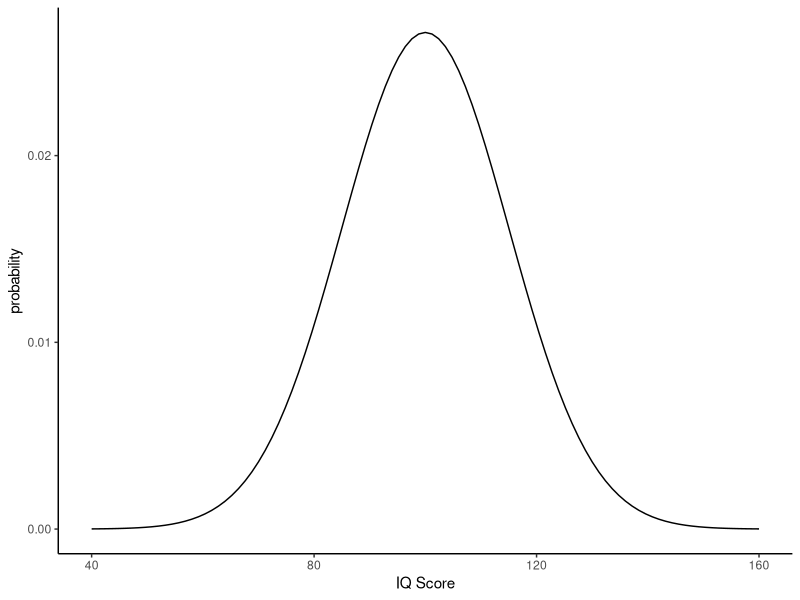
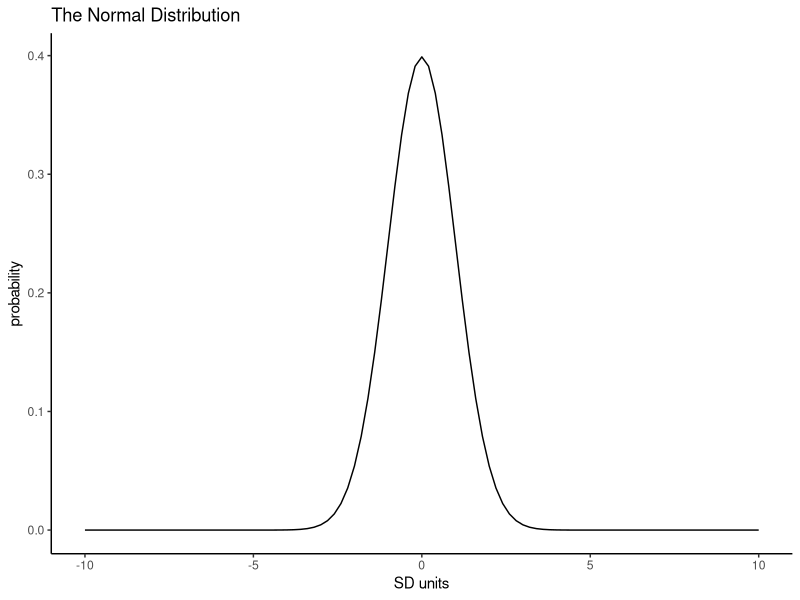

Write R code to recreate these figures, in order.
## ---- chunk 1

library(tidyverse)

IQ_data <- tibble(IQ_range = c(40, 160))

ggplot(IQ_data, aes(IQ_range)) + 
  stat_function(fun = dnorm, args = list(mean = 100, sd = 15)) +
  labs(x = "IQ Score", y = "probability") +
  theme_classic()
## ---- chunk 2
ND_data <- tibble(ND_range = seq(-10,10,0.05))

ggplot(ND_data, aes(ND_range)) + 
  stat_function(fun = dnorm, args = list(mean = 0, sd = 1)) +
  labs(x = "SD units", y = "probability", title = "The Normal Distribution") +
  theme_classic()
## ---- chunk 3
pnorm(190, 170, 7, lower.tail = FALSE)
## ---- chunk 4
pnorm(185, 170, 7, lower.tail = FALSE)
## ---- chunk 5
qnorm(0.95, 100, 15, lower.tail = TRUE)
## ---- chunk 6
pnorm(105, 100, 15, lower.tail = FALSE) - 
  pnorm(110, 100, 15, lower.tail = FALSE)
## ---- chunk 7
set.seed(1409)
## ---- chunk 8
t1 <- 3/4
t1 <- .75
## ---- chunk 9
t2 <- (1/4) * (1/4) * (1/4) * (1/4)
t2 <- .004
## ---- chunk 10
t3 <- (1/4) * (1/3) * (1/2) * (0/1)
t3 <- 0
## ---- chunk 11
t4 <- dbinom(17, 100, 1/4)
## ---- chunk 12
t5 <- pbinom(29, 100, 1/4, lower.tail = FALSE)
t5 <- dbinom(30:100, 100, 1/4) %>% sum()
## ---- chunk 13
t6 <- replicate(10000, sample(0:1, 100, TRUE, c(.5,.5)) %>% sum())
## ---- chunk 14
glimpse(t6)
## ---- chunk 15
t7 <- pnorm(90, 100, 10, lower.tail = TRUE)
## ---- chunk 16
t8 <- pnorm(120, 100, 10, lower.tail = FALSE)
## ---- chunk 17
t9 <- qnorm(.95, 100, 10) - qnorm(.05, 100, 10)
## ---- chunk 18
t10 <- 79.46
